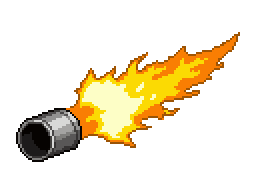
#> input picture art-archive/T-071/exhaust_flame_raw.png, 128 x 96 px (shown 2 times larger)
$ python build_weapon_effects.py
#> lines starting #> are read from the running program, lines starting #| are printed output that depends on the picture
### game/tools/build_weapon_art.py
#!/usr/bin/env python3
"""Turns T-175's raw PixelLab generations into the weapons' game-ready art (no PixelLab call here).

Raw files (art-archive/T-175/, from game/tools/pixellab_client.py) become, in game/art/weapons/:
  underglow.png          224x112  the neon ring under the car (the 2.5-unit circle in the iso view)
  molotov_bottle.png      32x32   the bottle in flight
  molotov_fire.png       136x68   the fire area on the ground (the 1.5-unit circle in the iso view)
  molotov_fire_flip.png  136x68   the same, mirrored: the second frame of the flicker (free, by script)
  wiper_sheet.png       2048x512  the wiper arm in 32 directions (8 columns x 4 rows of 256x128): the raw
                                  arm turned by a script in the flat world, then projected by the run's iso
                                  transform, pivot at each cell's centre, so the engine never rotates pixel art

Rules (Visual style): hard edges, alpha 0 or 255 only, at most 30 colours per sprite (a free palette
reduction when a raw one has more; raw kept in the archive), 32 art pixels per unit, drawn at scale 0.5.

  python game/tools/build_weapon_art.py build   # writes the PNGs and records, then checks them
  python game/tools/build_weapon_art.py check   # checks the written PNGs (exit 1 on a fail)
"""
from __future__ import annotations

import json
import math
import sys
from pathlib import Path

from PIL import Image

sys.path.insert(0, str(Path(__file__).resolve().parent))
import reduce_palette as palette  # noqa: E402
from style_rules import REDGULL_RED, rgb_distance  # noqa: E402  (Visual style rule 6)

GAME = Path(__file__).resolve().parent.parent
REPO = GAME.parent
RAW = REPO / "art-archive" / "T-175"
OUT = GAME / "art" / "weapons"
MAX_COLORS = 30
DIRECTIONS = 32
COLS = 8
CELL = (256, 128)
# Nominal length of the wiper in art pixels (2.5 units x 32) from the pivot at the sprite's left end.
ARM_LEN_PX = 80.0
PIVOT = (48, 12)  # the pivot joint (the middle) of the raw 96x24 wiper, in its own pixels


def hard_alpha(im: Image.Image) -> Image.Image:
    """Alpha 0 or 255 only (anything under half becomes clear)."""
    im = im.convert("RGBA")
    px = im.load()
    for y in range(im.height):
        for x in range(im.width):
            r, g, b, a = px[x, y]
            px[x, y] = (r, g, b, 255) if a >= 128 else (0, 0, 0, 0)
    return im


RED_NEAR = 60.0  # RGB distance (0..255) from the logo's red inside which a deep flame shade is pushed to orange


def near_redgull(c) -> bool:
    return rgb_distance(c, REDGULL_RED) < RED_NEAR


def unred(im: Image.Image) -> Image.Image:
    """Free fix: a colour close to Redgull's red (deep flame shades) is pushed to orange
    (green raised to 85, blue cut to 0), so the art never shows the brand red."""
    px = im.load()
    for y in range(im.height):
        for x in range(im.width):
            r, g, b, a = px[x, y]
            if a == 255 and near_redgull((r, g, b)):
                px[x, y] = (max(r, 150), max(g, 85), 0, 255)
    return im


# [45 lines left out: functions clean, wiper_frame, build_wiper_sheet, not called in this run]


PIECES = {
    "underglow": ("underglow_raw.png", "req_underglow.json", "The neon ring under the car: the underglow's damage circle (2.5 units) in the iso view."),
    "molotov_bottle": ("molotov_bottle_raw.png", "req_molotov_bottle.json", "The molotov bottle in flight."),
    "molotov_fire": ("molotov_fire_raw.png", "req_molotov_fire.json", "The molotov fire area on the ground: the 1.5-unit circle in the iso view."),
}


# [50 lines left out: functions build, write, check_png, check, not called in this run]


# [5 lines that do not run on import are left out]

### game/tools/style_rules.py
#!/usr/bin/env python3
"""The style guide's script checks, in one place (T-290).

The style guide is Visual style, Content, "Rules" (art) and Extended narrative, Content,
"Text rules" (text). The rules marked *(script)* are checked here, and every result names
the rule it checks, so the Style Evaluator can quote it:

  art   Visual style rule 1 (alpha 0 or 255 only, transparent background, at most 30 colours),
        rule 3 (the expected size: the whole image, or each frame of a one-row sheet) and
        rule 6 (no Redgull red, unless the asset is one of Redgull's own things); the logo's
        one-colour check (Visual style, Decisions, "Redgull's look").
  text  Extended narrative text rule 2 (banned words), rule 3 (no "Redgull says ..." line)
        and rule 4 (format and length, by kind of text).

Command line (prints a JSON list of checks, each {"rule", "check", "ok", "detail"}; exits 1
when any check fails):

  python game/tools/style_rules.py art <png> [--size WxH] [--frames N] [--redgull]
                                             [--allow-red R,G,B ...] [--max-colors N] [--logo]
  python game/tools/style_rules.py text "<text>" --kind popup|card_title|card_desc|garage_name|garage_desc|label

Build scripts import from here: the PNG reader (decode_png), the sprite checks (check,
check_rows, split_sheet, check_sheet), the Redgull reds (REDGULL_RED, HEART_COLOR) and the
red checks (red_distance, RED_MIN_DISTANCE, is_redgull_red, rgb_distance).
"""
import argparse
import colorsys
import json
import re
import struct
import sys
import zlib

# ---------------------------------------------------------------- Redgull red ----

# Redgull red as Visual style rule 6 gives it: the logo's red (game/art/logo/).
REDGULL_RED = (135, 17, 27)
# Redgull red as the HUD draws the likes heart (scripts/hud/hud.gd, HEART_COLOR = Color(0.86, 0.1, 0.16)).
HEART_COLOR = (219, 26, 41)
# Every colour that is not Redgull's keeps farther than this from HEART_COLOR (0..1 RGB
# distance), as the GUT tests check the code-drawn colours.
RED_MIN_DISTANCE = 0.5


def rgb_distance(a, b):
    """Euclidean distance of two colours, in 0..255 units."""
    return sum((x - y) ** 2 for x, y in zip(a[:3], b[:3])) ** 0.5


def red_distance(rgb, ref=HEART_COLOR):
    """Distance from `ref` (Redgull red as the HUD draws it), in 0..1 units."""
    return rgb_distance(rgb, ref) / 255.0


# [52 lines left out: functions is_redgull_red, decode_png, not called in this run]


# ---------------------------------------------------------------- sprite checks ----
# The (name, ok, detail) form the build scripts use (formerly check_sprite_rules.py, T-014).

def _size_wh(size):
    return (size, size) if isinstance(size, int) else tuple(size)


# [69 lines left out: functions check, check_rows, split_sheet, check_sheet, check_logo, not called in this run]


# ------------------------------------------------------- art checks, by rule number ----

def _result(rule, name, ok, detail):
    return {"rule": rule, "check": name, "ok": bool(ok), "detail": detail}


# [30 lines left out: functions art_checks, logo_checks, not called in this run]


# ------------------------------------------------------------------ text checks ----

BANNED_WORDS = ("XP", "points", "Godzilla")
TEXT_LIMITS = {"card_title": 30, "card_desc": 90, "garage_name": 25, "garage_desc": 80}
KINDS = ("popup", "card_title", "card_desc", "garage_name", "garage_desc", "label")
# Names a label may capitalise after its first word (Extended narrative, text rule 2's names).
PROPER_NAMES = {"Redgull", "Stunt", "Driver", "Tokyo"}


# [83 lines left out: functions text_checks, _parse_size, _parse_rgb, main, not called in this run]


# [2 lines that do not run on import are left out]

### game/tools/build_weapon_effects.py
#!/usr/bin/env python3
"""Builds the weapon effects' game-ready art (task T-071). No PixelLab call here.

From the raw generations in art-archive/T-071/ (exhaust_flame_raw.png, burning_raw.png) and a script-drawn
bullet, it writes to game/art/effects/ (PNG plus record JSON each):
  exhaust_flame_sheet.png  1792x1792  the exhaust flame: 2 flicker frames x 32 screen directions in 224x224 cells
                                      (8 columns x 8 rows; frame f, direction d is cell f*32 + d), the base of the
                                      flame at each cell's centre, direction d points at screen angle d*11.25 degrees
                                      (0 = right, clockwise, as Godot's angle()). The raw's tailpipe is erased.
  burning_flames.png        96x54     the flames of a burning enemy: 2 frames of 48x54 (the second the mirror)
  bullet.png                24x12     the gun's bullet: 2 pulse frames of 12x12

Rules (Visual style): hard edges, alpha 0 or 255 only, at most 30 colours, no Redgull red, 32 art pixels per
unit drawn at scale 0.5. Rotation is nearest-neighbour from the raw, once, so the engine never rotates pixel art.

  python game/tools/build_weapon_effects.py build   # writes the PNGs and records, then checks them
  python game/tools/build_weapon_effects.py check   # checks the written PNGs
"""
from __future__ import annotations

import json
import math
import sys
from pathlib import Path

from PIL import Image

sys.path.insert(0, str(Path(__file__).resolve().parent))
import build_weapon_art as weapon_art  # noqa: E402  (hard_alpha, unred, near_redgull)
import reduce_palette as palette  # noqa: E402

GAME = Path(__file__).resolve().parent.parent
REPO = GAME.parent
RAW = REPO / "art-archive" / "T-071"
OUT = GAME / "art" / "effects"
MAX_COLORS = 30
DIRECTIONS = 32
COLS = 8
CELL = 224
FLAME_FRAMES = 2
BURN_SIZE = (48, 54)
BULLET_SIZE = 12
# The brown and dark-red pixels of the burning raw's logs (it drew a campfire), at its bottom rows.
LOG_FROM_ROW = 54
LOG_COLOURS = {(194, 97, 51), (129, 52, 46), (71, 20, 29), (62, 17, 25), (130, 20, 31), (110, 19, 31),
               (164, 41, 43), (82, 17, 27), (163, 74, 49), (99, 33, 36), (23, 2, 5)}
LOG_ZONE_FROM_ROW = 48


def finish(im: Image.Image) -> Image.Image:
    """Hard alpha, no Redgull red, at most MAX_COLORS colours."""
    im = weapon_art.unred(weapon_art.hard_alpha(im))
    if len({p[:3] for p in im.getdata() if p[3] == 255}) > MAX_COLORS:
        im = palette.reduce_image(im, MAX_COLORS)
    return im


def erase_pipe(raw: Image.Image) -> Image.Image:
    """Removes the tailpipe PixelLab drew: every grey or near-black pixel (the flame is strongly orange/yellow)."""
    im = raw.convert("RGBA")
    px = im.load()
    for y in range(im.height):
        for x in range(im.width):
            r, g, b, a = px[x, y]
            if a and max(r, g, b) - min(r, g, b) <= 12:
                px[x, y] = (0, 0, 0, 0)
    return im


def plume_axis(im: Image.Image) -> tuple[tuple[float, float], float]:
    """The flame's base point and the angle (radians, screen) its plume points at."""
    pts = [(x, y) for y in range(im.height) for x in range(im.width) if im.getpixel((x, y))[3]]
    xs = [p[0] for p in pts]
    x0, x1 = min(xs), max(xs)
    base = [p for p in pts if p[0] <= x0 + 6]
    tip = [p for p in pts if p[0] >= x1 - 10]
    bx = (sum(p[0] for p in base) / len(base), sum(p[1] for p in base) / len(base))
    tx = (sum(p[0] for p in tip) / len(tip), sum(p[1] for p in tip) / len(tip))
    return bx, math.atan2(tx[1] - bx[1], tx[0] - bx[0])


def flame_cell(src: Image.Image, base: tuple[float, float], axis: float, direction: int, flip: bool) -> Image.Image:
    """The plume pointing at screen angle direction * 360 / DIRECTIONS, base at the cell's centre."""
    theta = math.tau * direction / DIRECTIONS
    turn = theta - axis  # rotate the raw by this much
    c, s = math.cos(turn), math.sin(turn)
    out = Image.new("RGBA", (CELL, CELL), (0, 0, 0, 0))
    po, ps = out.load(), src.load()
    ca, sa = math.cos(axis), math.sin(axis)
    for oy in range(CELL):
        for ox in range(CELL):
            dx, dy = ox + 0.5 - CELL / 2, oy + 0.5 - CELL / 2
            # inverse rotation back into the raw, around the base
            ux, uy = dx * c + dy * s, -dx * s + dy * c
            if flip:  # mirror along the plume's own axis
                along, across = ux * ca + uy * sa, -ux * sa + uy * ca
                ux, uy = along * ca + across * sa, along * sa - across * ca
            sx, sy = int(math.floor(base[0] + ux)), int(math.floor(base[1] + uy))
            if 0 <= sx < src.width and 0 <= sy < src.height:
                po[ox, oy] = ps[sx, sy]
    return out


def build_flame_sheet(raw_path: Path) -> Image.Image:
    src = erase_pipe(Image.open(raw_path))
    base, axis = plume_axis(src)
    rows = math.ceil(FLAME_FRAMES * DIRECTIONS / COLS)
    sheet = Image.new("RGBA", (CELL * COLS, CELL * rows), (0, 0, 0, 0))
    for f in range(FLAME_FRAMES):
        for d in range(DIRECTIONS):
            i = f * DIRECTIONS + d
            sheet.paste(flame_cell(src, base, axis, d, f == 1), ((i % COLS) * CELL, (i // COLS) * CELL))
    return finish(sheet)


# [13 lines left out: function build_burning, not called in this run]


# The bullet's colours: a near-black navy outline, then a stepped cyan glow to a white-hot core.
BULLET_RINGS = [  # (radius up to, colour)
    (1.6, (255, 255, 255)),
    (2.6, (200, 255, 255)),
    (3.7, (70, 230, 255)),
    (4.7, (20, 140, 185)),
    (5.7, (8, 16, 38)),
]


# [13 lines left out: function build_bullet, not called in this run]


PIECES = {
    "exhaust_flame_sheet": (
        lambda: build_flame_sheet(RAW / "exhaust_flame_raw.png"),
        "exhaust_flame_raw.png", "req_exhaust_flame.json",
        "The exhaust flame: 2 flicker frames x 32 screen directions, 224x224 cells in 8 columns, the flame's base at "
        "each cell's centre; direction d points at screen angle d*11.25 degrees (0 = right, clockwise); cell = frame*32 + d.",
        {"frames": 2, "directions": 32, "cell": [CELL, CELL], "columns": COLS},
        "tailpipe erased (grey and near-black pixels), plume turned and mirrored by nearest-neighbour rotation, hard alpha"),
    "burning_flames": (
        lambda: build_burning(RAW / "burning_raw.png"),
        "burning_raw.png", "req_burning.json",
        "The flames of a burning enemy: 2 frames of 48x54 side by side, the second the mirror (the flicker).",
        {"frames": 2, "frame_size": list(BURN_SIZE)},
        "the logs PixelLab drew under the flames cut off (bottom rows and the brown pixels), mirrored second frame"),
    "bullet": (
        build_bullet, None, None,
        "The starting gun's bullet: a cyan neon ball with a white-hot core, 2 pulse frames of 12x12 side by side.",
        {"frames": 2, "frame_size": [BULLET_SIZE, BULLET_SIZE]},
        "drawn by script, no PixelLab call (about 10 art pixels wide)"),
}


def build():
    OUT.mkdir(parents=True, exist_ok=True)
    for name, (make, raw_name, req_name, what, extra, fixes) in PIECES.items():
        im = make()
        im.save(OUT / (name + ".png"))
        rec = {"task": "T-071", "what": what, "size": list(im.size), **extra}
        if raw_name:
            req = json.loads((RAW / req_name).read_text(encoding="utf-8"))
            rec["prompt"] = req.get("description")
            rec["made_by"] = ("game/tools/build_weapon_effects.py from art-archive/T-071/%s (PixelLab "
                              "/create-image-pixflux, 1 generation; request art-archive/T-071/%s; record %s.json there)"
                              % (raw_name, req_name, raw_name[:-4]))
        else:
            rec["prompt"] = None
            rec["made_by"] = "game/tools/build_weapon_effects.py (drawn by script, no PixelLab call). Byte-identical every run."
        rec["resources_consulted"] = ["docs/visual-style.md", "docs/weapons.md"]
        rec["script_fixes"] = fixes
        rec["hand_edit"] = "none"
        (OUT / (name + ".json")).write_text(json.dumps(rec, indent=1) + "\n", encoding="utf-8")
#> this loop made 1 pass
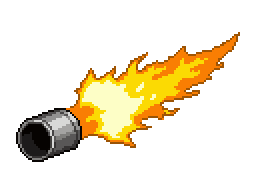
#> input picture art-archive/T-071/exhaust_flame_raw.png, 128 x 96 px (shown 2 times larger)
#> pass 1, in build_flame_sheet, `src = erase_pipe(Image.open(raw_path))`:
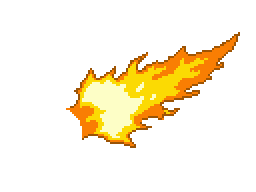
#> src: PIL image 128x96 RGBA (shown 2 times larger); mean R, G, B, A 44.5, 32.4, 8.9, 42.7; transparent parts drawn white
#> pass 1, in hard_alpha, `im = im.convert("RGBA")`:
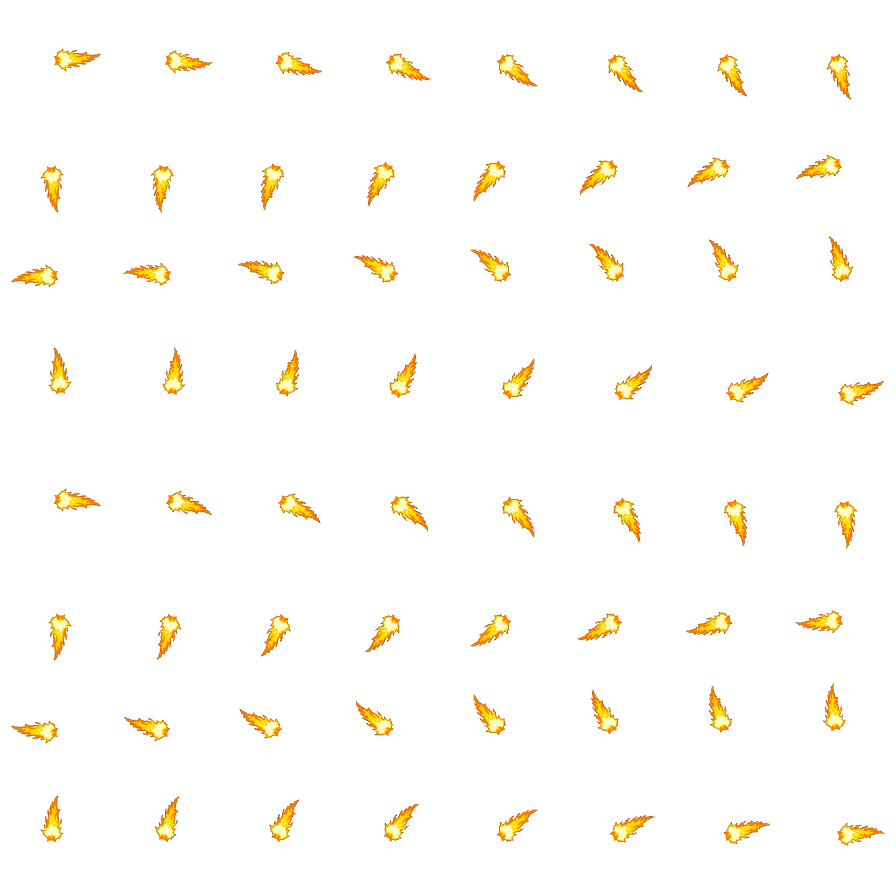
#> im: PIL image 1792x1792 RGBA (shown at 1/2 size); mean R, G, B, A 10.9, 7.9, 2.2, 10.4; transparent parts drawn white


# [28 lines left out: functions check_png, check, not called in this run]


if __name__ == "__main__":
    cmd = sys.argv[1] if len(sys.argv) > 1 else "build"
    if cmd == "build":
#> (the run stopped early here; a loop or call above may not have finished)
